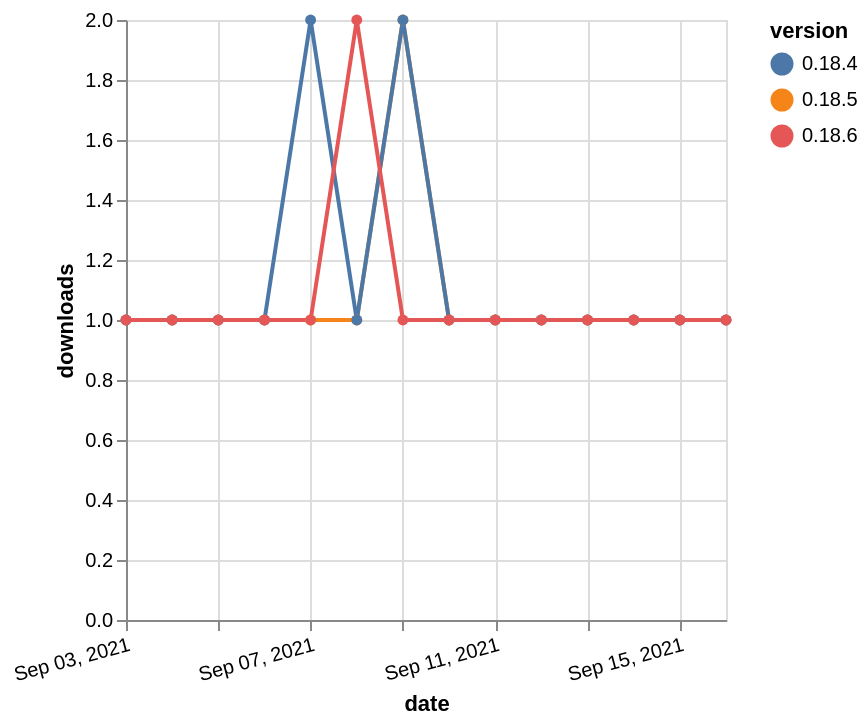

Vega-Lite specification for this chart:
### Vega-Lite specification from a JSON file in a GitHub repository (floating-point values rounded to 4 significant figures)
{"$schema": "https://vega.github.io/schema/vega-lite/v5.json", "description": "A simple bar chart with embedded data.", "data": {"values": [{"date": "2021-09-03", "total": 177, "delta": 1, "version": "0.18.5"}, {"date": "2021-09-04", "total": 178, "delta": 1, "version": "0.18.5"}, {"date": "2021-09-05", "total": 179, "delta": 1, "version": "0.18.5"}, {"date": "2021-09-06", "total": 180, "delta": 1, "version": "0.18.5"}, {"date": "2021-09-07", "total": 181, "delta": 1, "version": "0.18.5"}, {"date": "2021-09-08", "total": 182, "delta": 1, "version": "0.18.5"}, {"date": "2021-09-09", "total": 184, "delta": 2, "version": "0.18.5"}, {"date": "2021-09-10", "total": 185, "delta": 1, "version": "0.18.5"}, {"date": "2021-09-11", "total": 186, "delta": 1, "version": "0.18.5"}, {"date": "2021-09-12", "total": 187, "delta": 1, "version": "0.18.5"}, {"date": "2021-09-13", "total": 188, "delta": 1, "version": "0.18.5"}, {"date": "2021-09-14", "total": 189, "delta": 1, "version": "0.18.5"}, {"date": "2021-09-15", "total": 190, "delta": 1, "version": "0.18.5"}, {"date": "2021-09-16", "total": 191, "delta": 1, "version": "0.18.5"}, {"date": "2021-09-03", "total": 403, "delta": 1, "version": "0.18.4"}, {"date": "2021-09-04", "total": 404, "delta": 1, "version": "0.18.4"}, {"date": "2021-09-05", "total": 405, "delta": 1, "version": "0.18.4"}, {"date": "2021-09-06", "total": 406, "delta": 1, "version": "0.18.4"}, {"date": "2021-09-07", "total": 408, "delta": 2, "version": "0.18.4"}, {"date": "2021-09-08", "total": 409, "delta": 1, "version": "0.18.4"}, {"date": "2021-09-09", "total": 411, "delta": 2, "version": "0.18.4"}, {"date": "2021-09-10", "total": 412, "delta": 1, "version": "0.18.4"}, {"date": "2021-09-11", "total": 413, "delta": 1, "version": "0.18.4"}, {"date": "2021-09-12", "total": 414, "delta": 1, "version": "0.18.4"}, {"date": "2021-09-13", "total": 415, "delta": 1, "version": "0.18.4"}, {"date": "2021-09-14", "total": 416, "delta": 1, "version": "0.18.4"}, {"date": "2021-09-15", "total": 417, "delta": 1, "version": "0.18.4"}, {"date": "2021-09-16", "total": 418, "delta": 1, "version": "0.18.4"}, {"date": "2021-09-03", "total": 218, "delta": 1, "version": "0.18.6"}, {"date": "2021-09-04", "total": 219, "delta": 1, "version": "0.18.6"}, {"date": "2021-09-05", "total": 220, "delta": 1, "version": "0.18.6"}, {"date": "2021-09-06", "total": 221, "delta": 1, "version": "0.18.6"}, {"date": "2021-09-07", "total": 222, "delta": 1, "version": "0.18.6"}, {"date": "2021-09-08", "total": 224, "delta": 2, "version": "0.18.6"}, {"date": "2021-09-09", "total": 225, "delta": 1, "version": "0.18.6"}, {"date": "2021-09-10", "total": 226, "delta": 1, "version": "0.18.6"}, {"date": "2021-09-11", "total": 227, "delta": 1, "version": "0.18.6"}, {"date": "2021-09-12", "total": 228, "delta": 1, "version": "0.18.6"}, {"date": "2021-09-13", "total": 229, "delta": 1, "version": "0.18.6"}, {"date": "2021-09-14", "total": 230, "delta": 1, "version": "0.18.6"}, {"date": "2021-09-15", "total": 231, "delta": 1, "version": "0.18.6"}, {"date": "2021-09-16", "total": 232, "delta": 1, "version": "0.18.6"}]}, "width": "container", "mark": {"type": "line", "point": {"filled": true}}, "encoding": {"x": {"field": "date", "type": "temporal", "timeUnit": "yearmonthdate", "title": "date", "axis": {"labelAngle": -15}}, "y": {"field": "delta", "type": "quantitative", "title": "downloads"}, "color": {"field": "version", "type": "nominal"}, "tooltip": {"field": "delta"}}}
